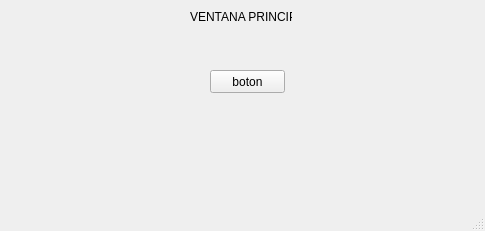
<?xml version="1.0" encoding="UTF-8"?>
<ui version="4.0">
 <class>MainWindow</class>
 <widget class="QMainWindow" name="MainWindow">
  <property name="geometry">
   <rect>
    <x>0</x>
    <y>0</y>
    <width>485</width>
    <height>231</height>
   </rect>
  </property>
  <property name="windowTitle">
   <string>MainWindow</string>
  </property>
  <widget class="QWidget" name="centralwidget">
   <widget class="QLabel" name="label">
    <property name="geometry">
     <rect>
      <x>190</x>
      <y>10</y>
      <width>102</width>
      <height>13</height>
     </rect>
    </property>
    <property name="text">
     <string>VENTANA PRINCIPAL</string>
    </property>
   </widget>
   <widget class="QPushButton" name="pushButton">
    <property name="geometry">
     <rect>
      <x>210</x>
      <y>70</y>
      <width>75</width>
      <height>23</height>
     </rect>
    </property>
    <property name="text">
     <string>boton</string>
    </property>
   </widget>
  </widget>
  <widget class="QMenuBar" name="menubar">
   <property name="geometry">
    <rect>
     <x>0</x>
     <y>0</y>
     <width>485</width>
     <height>21</height>
    </rect>
   </property>
  </widget>
  <widget class="QStatusBar" name="statusbar"/>
 </widget>
 <resources/>
 <connections/>
</ui>
